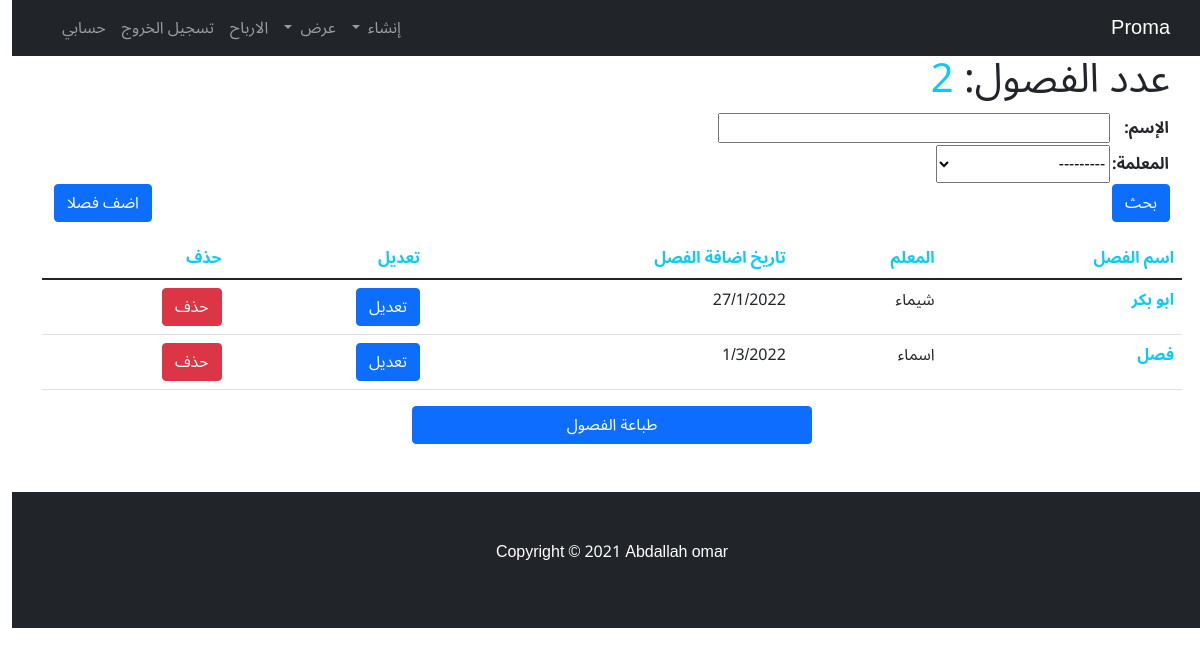
Page /class/ (signed in) on the committed database.
### home_app/models.py (models this page shows, shortened)
class techers(models.Model):
    user = models.ForeignKey(User, verbose_name=("المستخدم"), on_delete=models.CASCADE)
    name = models.CharField(max_length=50, verbose_name="الاسم")
    age = models.IntegerField(verbose_name="السن")
    qualification = models.CharField(max_length=50, verbose_name="المؤهل")
    number_kawme = models.IntegerField(verbose_name="الرقم القومي")
    Salary = models.IntegerField(verbose_name="المرتب الشهري")
    number_phone = models.IntegerField(verbose_name="رقم هاتف المعلمة")
    rateb = models.IntegerField(verbose_name="الراتب السنوي", null=True ,blank=True)
    date = models.DateTimeField(auto_now=True, verbose_name="التاريخ")
    add_date = models.DateField(auto_now=False, auto_now_add=False, verbose_name="التاريخ",null=True,blank=True)
    def __str__(self):
        return self.name
    class Meta:
        verbose_name_plural = 'techers'

class classes(models.Model):
    user = models.ForeignKey(User, verbose_name=("المستخدم"), on_delete=models.CASCADE)
    name = models.CharField(max_length=50, verbose_name="اسم الفصل")
    techer = models.ForeignKey("techers", verbose_name=("المعلمة"), on_delete=models.PROTECT)
    date = models.DateTimeField(auto_now=True, verbose_name="التاريخ")
    add_date = models.DateField(auto_now=False, auto_now_add=False, verbose_name="التاريخ",null=True,blank=True)
    def __str__(self):
        return self.name

### home_app/views.py (the view)
# urls.py: path('class/', classs, name='class'),
@login_required
def classs(request):
    classs = classes.objects.filter(user=request.user).order_by('date')
    filter = classFilter(request.GET, queryset=classs,request=request)
    classs = filter.qs
    paginator = Paginator(classs,25)
    page_number = request.GET.get('page')
    page_pbj = paginator.get_page(page_number)
    context = {'classes':page_pbj, 'filter':filter, 'count':classes.objects.filter(user=request.user).count()}
    return render(request, 'project/classes.html', context)

### home_app/filters.py (called while the page is built)
def custom_filter_teacher(request):
    return techers.objects.filter(user=request.user)

### home_app/templates/project/classes.html (shortened to what this page needs)
{% extends 'base.html' %}
{% block body %}
<div class="dis">
  <div class="container ">
    <h1>عدد الفصول: <span class="text-info">{{count}}</span></h1>
  </div>
  <div class="container ">
    <div class="row">
      <form class="col-6">
        <table>{{filter.form.as_table}}</table>
        <button type="submit" class="btn btn-primary">بحث</button>
      </form>
      <div class="col-6 text-end align-self-end">
        <a href="{% url 'app:add_class' %}" class="btn btn-primary">اضف فصلا</a>
      </div>
    </div>
  </div>
</div>
    <table class="table container mt-3">
        <thead>
          <tr class="text-info">
            <th scope="col">اسم الفصل</th>
            <th scope="col">المعلم</th>
            <th scope="col">تاريخ اضافة الفصل</th>
            <th scope="col" class="dis">تعديل</th>
            <th scope="col" class="dis">حذف</th>
          </tr>
        </thead>
        <tbody>
        {% for classes in classes %}
          <tr>
            <th scope="row"><a href="{% url 'app:class_detail' classes.id %}" class="link-info">{{classes}}</a></th>
            <td>{{classes.techer}}</td>
            <td>{{classes.date|date:"j/n/Y"}}</td>
            <td><a href="{% url 'app:class_edit'  classes.id %}" class="btn btn-primary">تعديل</a></td>
            <td><a href="{% url 'app:delete_class'  classes.id %}" class="btn btn-danger">حذف</a></td>
          </tr>
        {% endfor %}
        </tbody>
      </table>
    <div class="row mb-5">
      <div class="col text-center">
        <button onclick="window.print()" id="ddds" class="btn btn-primary col-4">طباعة الفصول</button>
      </div>
    </div>
{% endblock body %}

### home_app/templates/base.html (style rules this page uses)
* { font-family: 'Noto Sans Arabic', sans-serif; }
a { text-decoration: none; }

### rows in the picture
classes: name "ابو بكر", techer "شيماء", date "27/1/2022"
classes: name "فصل", techer "اسماء", date "1/3/2022"

### other values in the picture
{{ count }} "2"
